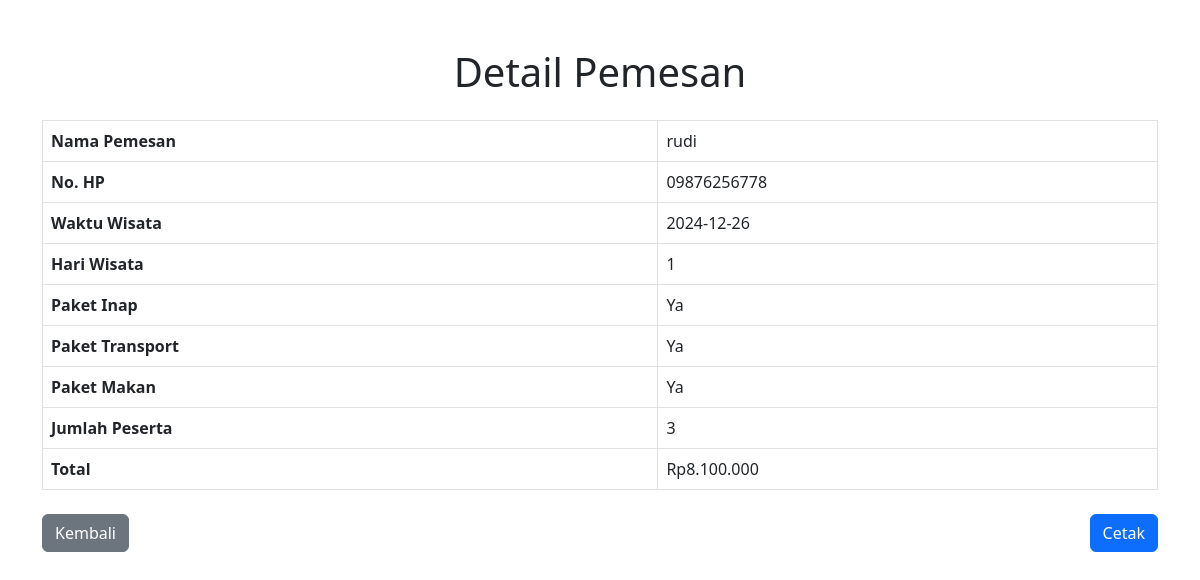
Page /main/detail_pemesan.php?id=27 on the committed database.
### tables this page shows
CREATE TABLE `pemesanan` (
  `id` int(11) NOT NULL,
  `nama_pemesanan` varchar(255) NOT NULL,
  `hp_pemesan` varchar(20) NOT NULL,
  `waktu_wisata` date NOT NULL,
  `hari_wisata` int(11) NOT NULL,
  `paket_inap` tinyint(1) DEFAULT 0,
  `paket_transport` tinyint(1) DEFAULT 0,
  `paket_makan` tinyint(1) DEFAULT 0,
  `jumlah_peserta` int(11) NOT NULL,
  `total_tagihan` int(11) NOT NULL,
  `is_deleted` int(11) NOT NULL DEFAULT 0,
  `created_at` timestamp NOT NULL DEFAULT current_timestamp() ON UPDATE current_timestamp()
);

### main/detail_pemesan.php (the view, shortened to what this page needs)
<?php
include "../lib/koneksi.php";
if (isset($_GET['id'])) {
    $id = intval($_GET['id']);
    $sql = "SELECT * FROM pemesanan WHERE id = ?";
    $stmt = $conn->prepare($sql);
    $stmt->bind_param("i", $id);
    $stmt->execute();
    $result = $stmt->get_result();
    if ($result->num_rows > 0) {
        $data = $result->fetch_assoc();
    } else {
        echo "Data tidak ditemukan!";
        exit;
    }
} else {
    echo "ID pemesan tidak disediakan!";
    exit;
}
?>
<!DOCTYPE html>
<html lang="en">
<head>
    <link href="https://cdn.jsdelivr.net/npm/bootstrap@5.3.0/dist/css/bootstrap.min.css" rel="stylesheet">
</head>
<body>
    <div class="container mt-5">
        <h1 class="text-center">Detail Pemesan</h1>
        <table class="table table-bordered mt-4">
            <tr>
                <th>Nama Pemesan</th>
                <td><?= htmlspecialchars($data['nama_pemesanan']); ?></td>
            </tr>
            <tr>
                <th>No. HP</th>
                <td><?= htmlspecialchars($data['hp_pemesan']); ?></td>
            </tr>
            <tr>
                <th>Waktu Wisata</th>
                <td><?= htmlspecialchars($data['waktu_wisata']); ?></td>
            </tr>
            <tr>
                <th>Hari Wisata</th>
                <td><?= htmlspecialchars($data['hari_wisata']); ?></td>
            </tr>
            <tr>
                <th>Paket Inap</th>
                <td><?= $data['paket_inap'] ? 'Ya' : 'Tidak'; ?></td>
            </tr>
            <tr>
                <th>Paket Transport</th>
                <td><?= $data['paket_transport'] ? 'Ya' : 'Tidak'; ?></td>
            </tr>
            <tr>
                <th>Paket Makan</th>
                <td><?= $data['paket_makan'] ? 'Ya' : 'Tidak'; ?></td>
            </tr>
            <tr>
                <th>Jumlah Peserta</th>
                <td><?= htmlspecialchars($data['jumlah_peserta']); ?></td>
            </tr>
            <tr>
                <th>Total</th>
                <td>Rp<?= number_format($data['total_tagihan'], 0, ',', '.'); ?></td>
            </tr>
        </table>
        <div class="d-flex justify-content-between mt-4">
            <a href="../index.php?aksi=detail" class="btn btn-secondary no-print">Kembali</a>
            <button class="btn btn-primary no-print" onclick="printPage()">Cetak</button>
        </div>
    </div>
</body>
</html>

### rows in the picture
pemesanan: nama_pemesanan "rudi", hp_pemesan "09876256778", waktu_wisata "2024-12-26", hari_wisata "1", jumlah_peserta "3", total_tagihan "8.100.000"
